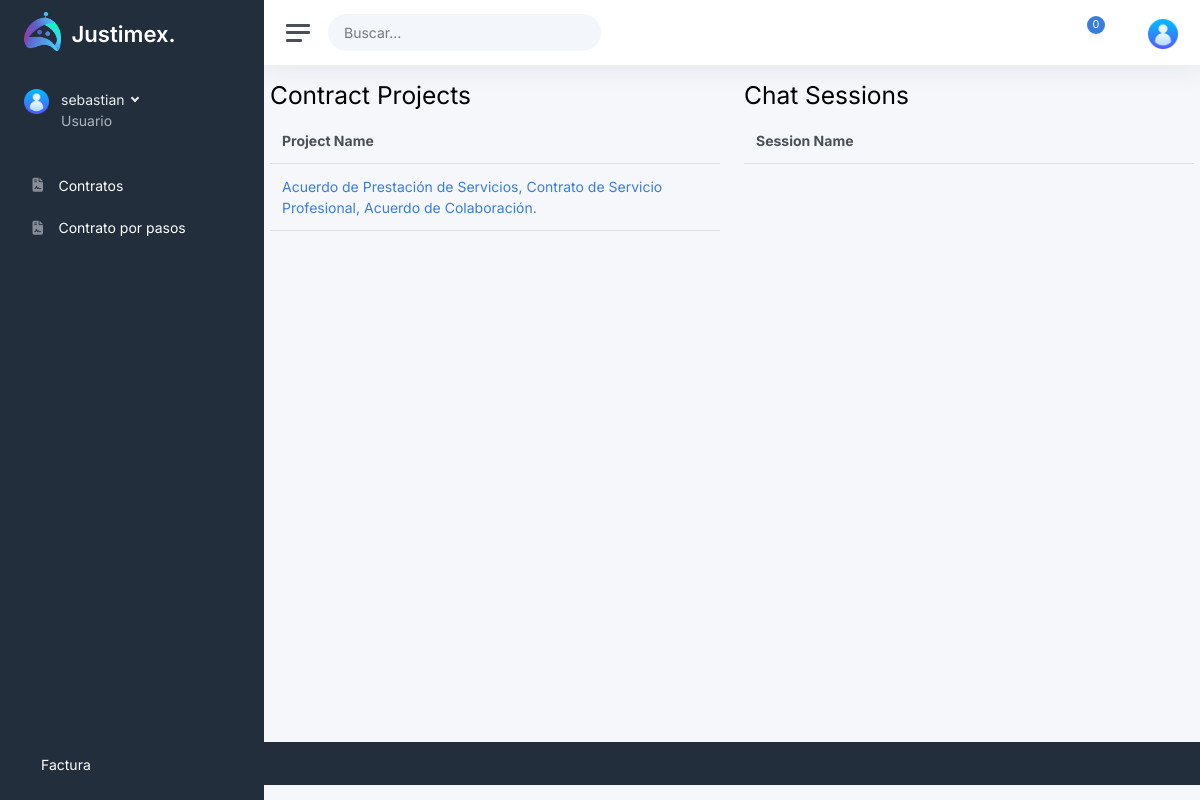
The page /search/ (signed in) on the database as committed earlier.
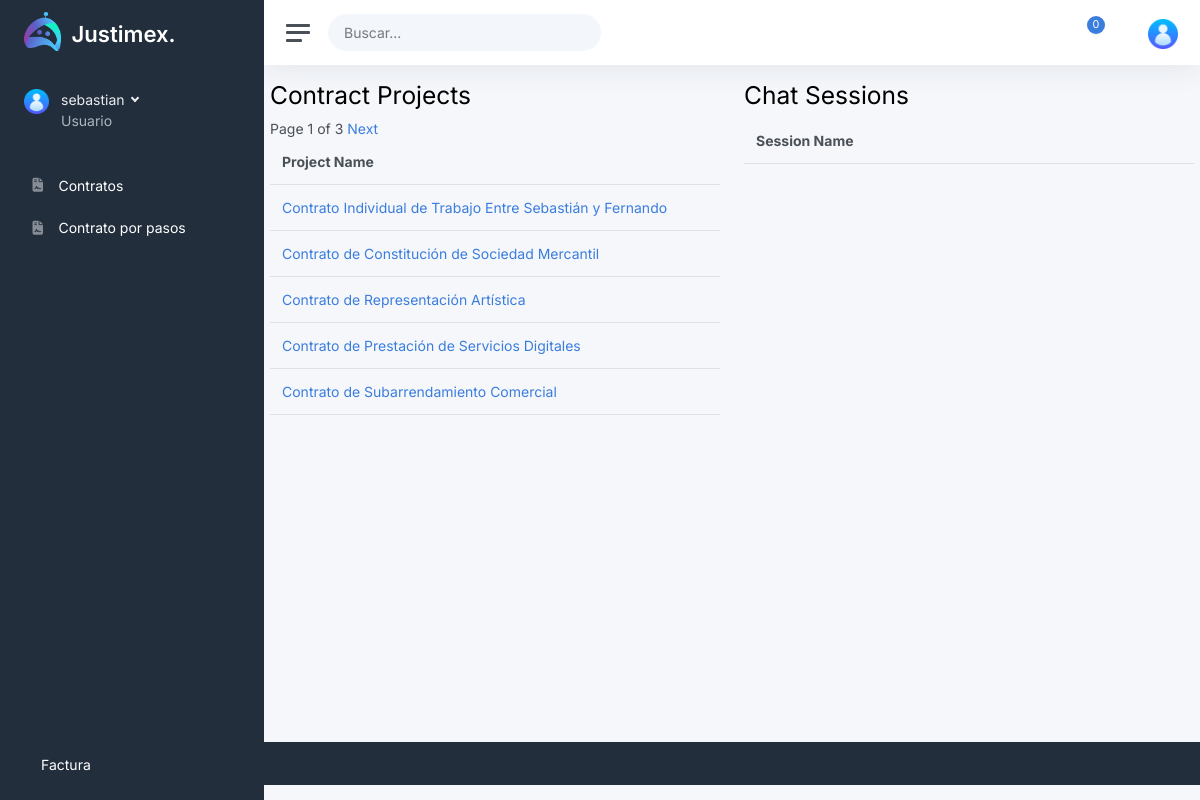
The same page on the database as committed later.
### api/models.py (models this page shows, shortened)
class ContractProject(models.Model):
    check_completed = models.BooleanField(default=False)
    name = models.CharField(max_length=100, null=True)
    description = HTMLField(blank=True, null=True)
    owner = models.ForeignKey(User, on_delete=models.CASCADE, related_name='contract_project', null=True)
    created_at = models.DateTimeField(auto_now_add=True, null=True)
    updated_at = models.DateTimeField(auto_now=True)
    contract_steps = models.OneToOneField(
        'ContractSteps',  # Reference to the ContractSteps model
        on_delete=models.SET_NULL,  # If the ContractSteps is deleted, set this field to null
        null=True,
        blank=True,
        related_name='contract_project'  # Allows reverse lookup: contract_steps.contract_project
    )
    has_changes = models.BooleanField(default=False)
    class Meta:
        verbose_name_plural = 'Contract Projects'
        ordering = ('-created_at',)

### frontend/views.py (the view)
# urls.py: path('search/', views.search_api, name='api_search'),
@login_required(login_url='/login/')
def search(request):
    query = request.GET.get('searched', '')
    user = request.user
    contract_projects_list = ContractProject.objects.filter(owner=user, name__icontains=query)
    paginator_cp = Paginator(contract_projects_list, 5)  # Adjust the number per page as needed
    page_number_cp = request.GET.get('page_cp', 1)
    contract_projects = paginator_cp.get_page(page_number_cp)
    chat_sessions_list = ChatSession.objects.filter(owner=user, name__icontains=query)
    paginator_cs = Paginator(chat_sessions_list, 5)  # Adjust the number per page as needed
    page_number_cs = request.GET.get('page_cs', 1)
    chat_sessions = paginator_cs.get_page(page_number_cs)
    context = {
        'contract_projects': contract_projects,
        'chat_sessions': chat_sessions,
        'query': query,
    }
    return render(request, 'search/search_chatandcontract.html', context)

### templates/search/search_chatandcontract.html (shortened to what this page needs)
{% extends '../base.html' %}
{% load static %}
{% block content %}
<div class="container mt-3">
    <div class="row">
        <div class="col-md-6">
            <h2>Contract Projects</h2>
            {% if contract_projects.has_other_pages %}
            <div>
                <span>Page {{ contract_projects.number }} of {{ contract_projects.paginator.num_pages }}</span>
                {% if contract_projects.has_next %}
                <a href="?search={{ query }}&page_cp={{ contract_projects.next_page_number }}&page_cs={{ chat_sessions.number }}">Next</a>
                {% endif %}
            </div>
            {% endif %}
            <table class="table">
                <thead>
                    <tr>
                        <th>Project Name</th>
                    </tr>
                </thead>
                <tbody>
                    {% for project in contract_projects %}
                    <tr>
                        <td><a href="{% url 'contract' project.id %}">{{ project.name }}</a></td>
                    </tr>
                    {% endfor %}
                </tbody>
            </table>
        </div>
        <div class="col-md-6">
            <h2>Chat Sessions</h2>
            <table class="table">
                <thead>
                    <tr>
                        <th>Session Name</th>
                    </tr>
                </thead>
            </table>
        </div>
    </div>
</div>
{% endblock %}

### templates/base.html (shortened to what this page needs)
{% load static %}
<!DOCTYPE html>
<html lang="en">
<head>
	<link class="js-stylesheet" href="{% static 'css/light.css' %}?v=1" rel="stylesheet">
</head>
<body data-theme="default" data-layout="fluid" data-sidebar-position="left" data-sidebar-layout="default">
	<div class="wrapper" >
		<nav id="sidebar" class="sidebar js-sidebar">
			<div class="sidebar-content js-simplebar">
				<a class="sidebar-brand" href="/">
					<span style="color: white;" class="sidebar-brand-text align-middle">
						<sup style="margin-right: 7px;">
							<img style="width: 37px; height: auto;" src="{% static 'img/icons/Anton Logo 1.png' %}" alt="">
						</sup>
						<span style="font-size: larger;">Justimex.</span>
					</span>
				</a>
				<div class="sidebar-user">
					<div class="d-flex justify-content-center">
						<div class="flex-shrink-0">
							<img style="width: 25px; height: auto;" src="{% static 'img/icons/user (1).png' %}" class="avatar img-fluid rounded me-1" alt="Charles Hall" />
						</div>
						<div class="flex-grow-1 ps-2">
							<a class="sidebar-user-title dropdown-toggle" href="#" data-bs-toggle="dropdown">
								{% if user.is_authenticated %}
									{{ user.username }}
								{% endif %}
							</a>
							<div class="sidebar-user-subtitle">Usuario</div>
						</div>
					</div>
				</div>
					<li style="margin-top: 20px;" class="sidebar-item {% if request.resolver_match.url_name == 'contracts' %}active{% endif %}"">
						<a class="sidebar-link " href="{% url 'contracts' %}">
							<i class="align-middle me-2 fas fa-fw fa-file-contract"></i> <span class="align-middle">Contratos</span>
						</a>
					</li>
					<li class="sidebar-item {% if request.resolver_match.url_name == 'contract_checklist_basis' %}active{% endif %}"">
						<a class="sidebar-link " href="{% url 'contract_checklist_basis' %}">
							<i class="align-middle me-2 fas fa-fw fa-file-contract"></i> <span class="align-middle">Contrato por pasos</span>
						</a>
					</li>
					<div style="position: absolute; bottom: 0; width: 100%; margin-bottom: 15px;">
						<li class="sidebar-item {% if request.resolver_match.url_name == 'invoice' %}active{% endif %}">
							<a class="sidebar-link" href="{% url 'invoice' %}">
								<span class="align-middle">Factura</span>
							</a>
						</li>
					</div>
			</div>
		</nav>
		<div class="main">
			<nav class="navbar navbar-expand navbar-light navbar-bg">
				<a class="sidebar-toggle js-sidebar-toggle">
					<i class="hamburger align-self-center"></i>
				</a>
				<form class="d-none d-sm-inline-block position-relative" action="{% url 'search' %}" method="get">
					<div class="input-group input-group-navbar">
						<input name="searched" type="text" class="form-control" placeholder="Buscar..." aria-label="Search" id="searchQuery" value="{% if searched %}{{ searched }}{% endif %}" oninput="fetchSearchResults()">
						<button class="btn" type="submit">
						</button>
					</div>
				</form>
				<div class="navbar-collapse collapse">
					<ul class="navbar-nav navbar-align">
						<li class="nav-item dropdown">
							<a class="nav-icon dropdown-toggle" href="#" id="alertsDropdown" data-bs-toggle="dropdown">
								<div class="position-relative">
									<span class="indicator">0</span>
								</div>
							</a>
						</li>
						<li class="nav-item">
							<a class="nav-icon js-fullscreen d-none d-lg-block" href="#">
							</a>
						</li>
						<li class="nav-item dropdown">
							<a class="nav-icon pe-md-0 dropdown-toggle" href="#" data-bs-toggle="dropdown">
								<img style="width: 30px; height: auto;" src="{% static 'img/icons/user (1).png' %}" class="avatar img-fluid rounded" alt="Charles Hall" />
							</a>
						</li>
					</ul>
				</div>
			</nav>
			<main class="content-me">
				{% block content %}
                {% endblock %}
			</main>
		</div>
	</div>
</body>
</html>

### templates/base.html (style rules this page uses)
body { opacity: 0; }
.align-middle { color: white; }
.sidebar-item::marker { content: none; }
.content-me { width: 100%; margin: 0 auto; }

Rows that differ between the two databases and show on the page:
removed ContractProject: name "Acuerdo de Prestación de Servicios, Contrato de Servicio Profesional, Acuerdo de Colaboración."
added ContractProject: name "Contrato Individual de Trabajo Entre Sebastián y Fernando"
added ContractProject: name "Contrato de Constitución de Sociedad Mercantil"
added ContractProject: name "Contrato de Representación Artística"
added ContractProject: name "Contrato de Prestación de Servicios Digitales"
added ContractProject: name "Contrato de Subarrendamiento Comercial"
Other text that changed with them:
{{ contract_projects.number }}: (not shown) → "1"
{{ contract_projects.paginator.num_pages }}: (not shown) → "3"
text now shown: "Page of Next"
